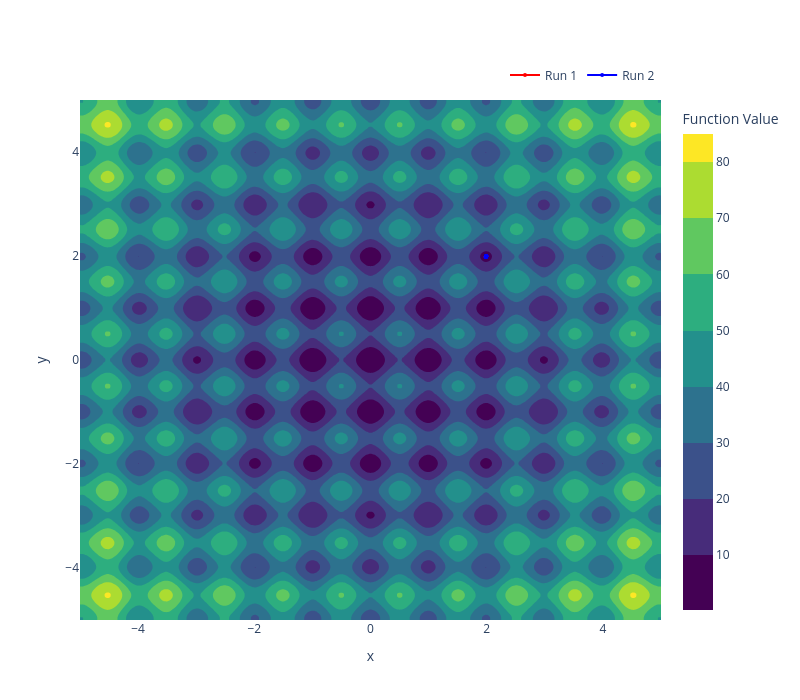

Notebook cell for this chart:
### Code cell
plot_contour_and_paths(rastrigin, [positions_momentum_rastrigin_adam, positions_momentum_rastrigin_momentum])
